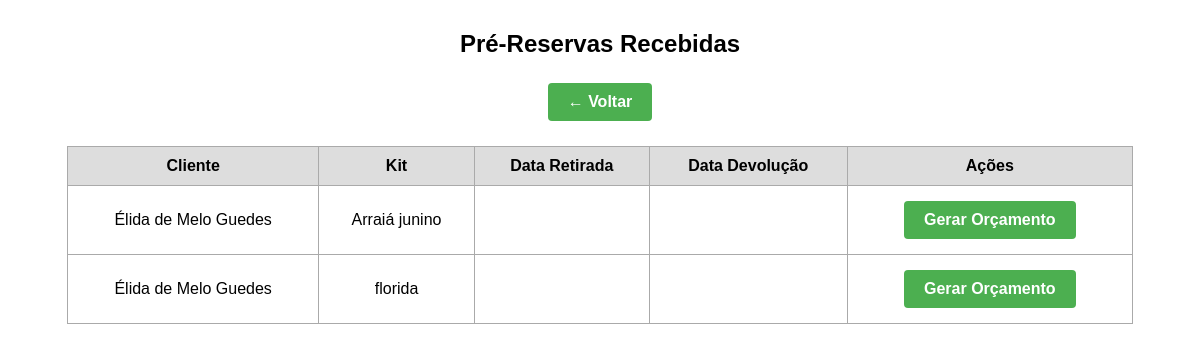
Page /site_completo/atendente_prereservas.php on the committed database.
### tables this page shows
CREATE TABLE `prereservas` (
  `id` int(11) NOT NULL,
  `kit_id` int(11) NOT NULL,
  `data_retirada` date DEFAULT NULL,
  `data_devolucao` date DEFAULT NULL,
  `cliente_id` int(11) NOT NULL,
  `data_agendamento` date NOT NULL,
  `criado_em` timestamp NOT NULL DEFAULT current_timestamp(),
  `atendido` tinyint(1) DEFAULT 0
);

CREATE TABLE `clientes` (
  `id` int(11) NOT NULL,
  `nome` varchar(100) NOT NULL,
  `cpf` varchar(11) NOT NULL,
  `email` varchar(100) NOT NULL,
  `login` varchar(50) NOT NULL,
  `senha` varchar(255) NOT NULL,
  `status` enum('ativo','inativo') DEFAULT 'ativo',
  `endereco` varchar(255) NOT NULL,
  `data_nascimento` date NOT NULL,
  `contato` varchar(20) NOT NULL
);

CREATE TABLE `kits` (
  `id` int(11) NOT NULL,
  `nome` varchar(100) NOT NULL,
  `valor` decimal(10,2) NOT NULL,
  `componentes` text NOT NULL,
  `observacoes` text NOT NULL,
  `imagem` varchar(255) NOT NULL,
  `status` enum('ativo','inativo') DEFAULT 'ativo',
  `categoria` varchar(50) NOT NULL
);

### site_completo/atendente_prereservas.php (the view, shortened to what this page needs)
<?php
require_once 'conexao.php';
$sql = "SELECT pr.id, pr.cliente_id, pr.kit_id, c.nome AS nome_cliente, k.nome AS nome_kit, pr.data_retirada, pr.data_devolucao
        FROM prereservas pr
        INNER JOIN clientes c ON pr.cliente_id = c.id
        INNER JOIN kits k ON pr.kit_id = k.id
        WHERE pr.atendido = '0'
        ORDER BY pr.data_retirada ASC";
$resultado = $conn->query($sql);
?>
<!DOCTYPE html>
<html>
<head>
</head>
<body>
<h2>Pré-Reservas Recebidas</h2>
<div class="top-buttons">
    <a class="botao" href="dashboard_alugueis.php">← Voltar</a>
</div>
<table>
    <tr>
        <th>Cliente</th>
        <th>Kit</th>
        <th>Data Retirada</th>
        <th>Data Devolução</th>
        <th>Ações</th>
    </tr>
    <?php while($row = $resultado->fetch_assoc()): ?>
        <tr>
            <td><?= htmlspecialchars($row['nome_cliente']) ?></td>
            <td><?= htmlspecialchars($row['nome_kit']) ?></td>
            <td><?= htmlspecialchars($row['data_retirada']) ?></td>
            <td><?= htmlspecialchars($row['data_devolucao']) ?></td>
            <td>
                <a class="botao" href="aluguel_kit.php?cliente_id=<?= $row['cliente_id'] ?>&cliente_nome=<?= urlencode($row['nome_cliente']) ?>&kit_id=<?= $row['kit_id'] ?>&kit_nome=<?= urlencode($row['nome_kit']) ?>&data_retirada=<?= $row['data_retirada'] ?>&data_devolucao=<?= $row['data_devolucao'] ?>">Gerar Orçamento</a>
            </td>
        </tr>
    <?php endwhile; ?>
</table>
</body>
</html>

### site_completo/atendente_prereservas.php (style rules this page uses)
body { font-family: Arial, sans-serif; }
.top-buttons { text-align: center; margin-top: 20px; }
.botao { background-color: #4CAF50; color: white; padding: 10px 20px; margin: 5px; text-decoration: none; border-radius: 4px; font-weight: bold; display: inline-block; }
table { width: 90%; margin: auto; border-collapse: collapse; margin-top: 20px; }
th, td { border: 1px solid #aaa; padding: 10px; text-align: center; }
th { background-color: #ddd; }
h2 { text-align: center; margin-top: 30px; }

### rows in the picture
prereservas: cliente.nome "Élida de Melo Guedes", kit.nome "Arraiá junino"
prereservas: cliente.nome "Élida de Melo Guedes", kit.nome "florida"
